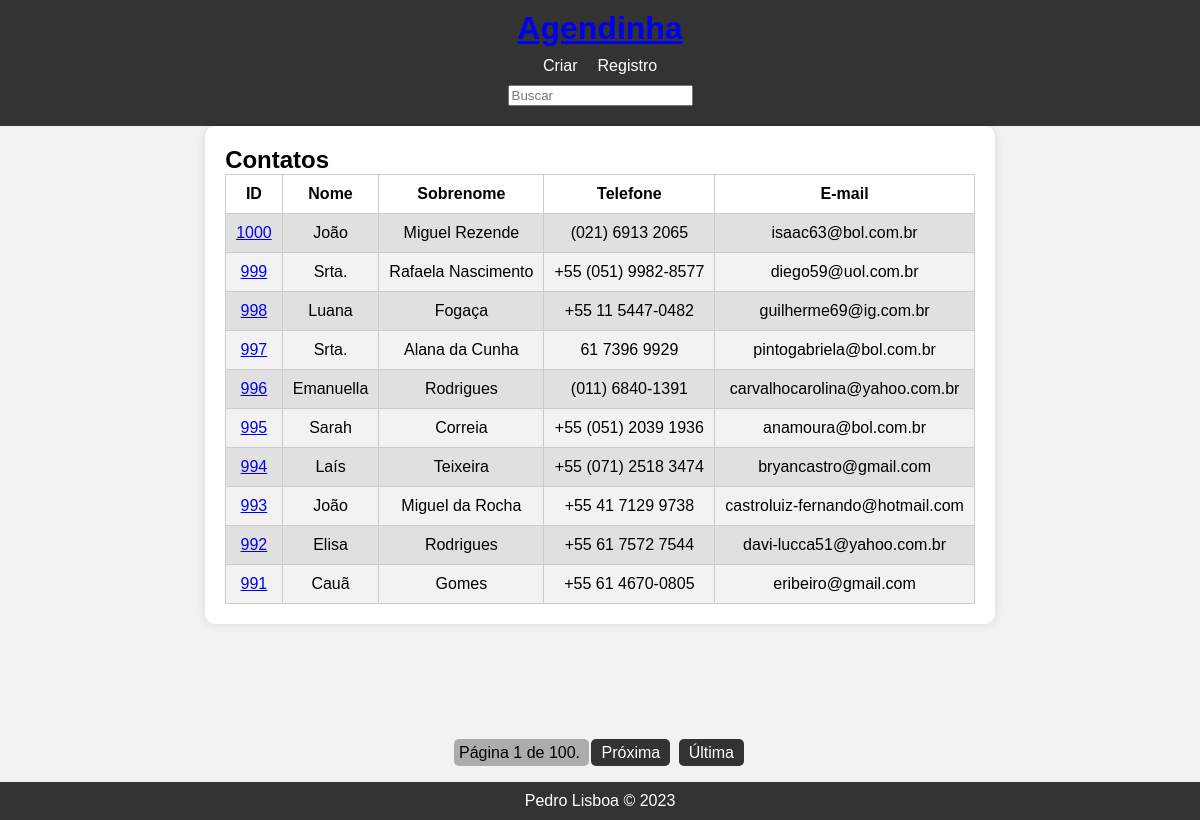
The app's page /, older data.
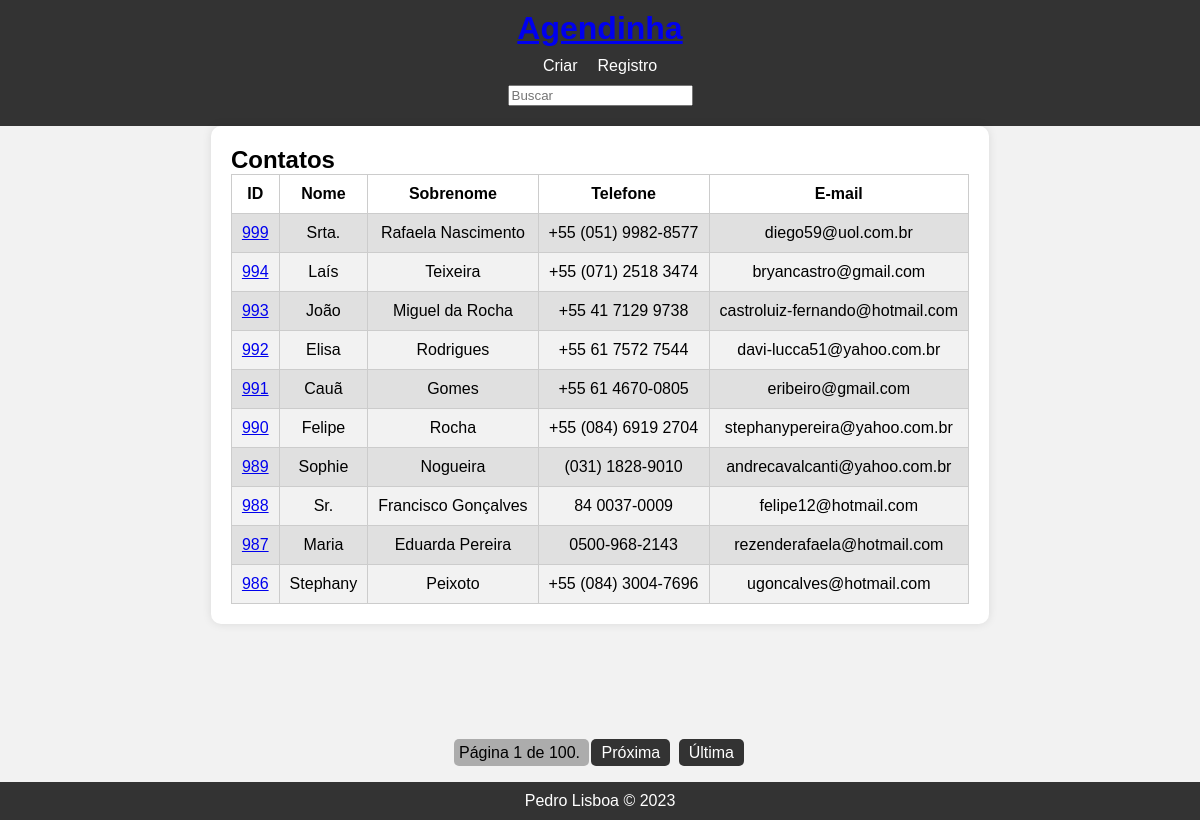
The same page, newer data.
### contato/models.py (models this page shows, shortened)
class Contato(models.Model):
    nome = models.CharField(max_length=50)
    sobrenome = models.CharField(max_length=50, blank=True)
    telefone = models.CharField(max_length=50)
    email = models.EmailField(max_length=254)
    data_de_criacao = models.DateTimeField(default=timezone.now)
    descricao = models.TextField(blank=True)
    mostrar = models.BooleanField(default=True)
    imagem = models.ImageField(blank=True, upload_to='imagens/%Y/%m')
    categoria = models.ForeignKey(
        Categoria,
        on_delete=models.SET_NULL,
        blank=True,
        null=True)
    dono = models.ForeignKey(
        User,
        on_delete=models.SET_NULL,
        blank=True,
        null=True)
    class Meta:
        verbose_name = 'Cantato'
        verbose_name_plural = 'Contatos'

### contato/views/contato_views.py (the view)
# urls.py: path('', index, name='index'),
def index(request):
    contatos = Contato.objects.filter(mostrar=True).order_by('-id')
    paginator = Paginator(contatos, 10)
    page_number = request.GET.get("page")
    page_obj = paginator.get_page(page_number)
    context = {
        'contatos': page_obj,
    }
    return render(request, 'index.html', context)

### contato/templates/index.html (shortened to what this page needs)
{% extends "base.html" %}
{% block conteudo %}
    <div class="container__main">
        <div class="container__contatos">
            <h2>Contatos</h2>
            <table>
                <thead>
                    <tr>
                        <th>ID</th>
                        <th>Nome</th>
                        <th>Sobrenome</th>
                        <th>Telefone</th>
                        <th>E-mail</th>
                    </tr>
                </thead>
                <tbody>
                    {% for contato in contatos %}
                        <tr>
                            <td>
                                <a href="{% url 'contato_unico' contato.id %}">{{contato.id}}</a>
                            </td>
                            <td>{{contato.nome}}</td>
                            <td>{{contato.sobrenome}}</td>
                            <td>{{contato.telefone}}</td>
                            <td>{{contato.email}}</td>
                        </tr>
                    {% endfor %}
                </tbody>
            </table>
        </div>
    </div>
    {% include "pagination.html" %}
{% endblock conteudo %}

Row changes from the older to the newer data that the page shows:
no longer on this page (row edited): Contato: id "1000", nome "João", sobrenome "Miguel Rezende", telefone "(021) 6913 2065", email "isaac63@bol.com.br"
no longer on this page (row edited): Contato: id "998", nome "Luana", sobrenome "Fogaça", telefone "+55 11 5447-0482", email "guilherme69@ig.com.br"
no longer on this page (row edited): Contato: id "997", nome "Srta.", sobrenome "Alana da Cunha", telefone "61 7396 9929", email "pintogabriela@bol.com.br"
no longer on this page (row edited): Contato: id "996", nome "Emanuella", sobrenome "Rodrigues", telefone "(011) 6840-1391", email "carvalhocarolina@yahoo.com.br"
no longer on this page (row edited): Contato: id "995", nome "Sarah", sobrenome "Correia", telefone "+55 (051) 2039 1936", email "anamoura@bol.com.br"
now on this page (row unchanged): Contato: id "990", nome "Felipe", sobrenome "Rocha", telefone "+55 (084) 6919 2704", email "stephanypereira@yahoo.com.br"
now on this page (row unchanged): Contato: id "989", nome "Sophie", sobrenome "Nogueira", telefone "(031) 1828-9010", email "andrecavalcanti@yahoo.com.br"
now on this page (row unchanged): Contato: id "988", nome "Sr.", sobrenome "Francisco Gonçalves", telefone "84 0037-0009", email "felipe12@hotmail.com"
now on this page (row unchanged): Contato: id "987", nome "Maria", sobrenome "Eduarda Pereira", telefone "0500-968-2143", email "rezenderafaela@hotmail.com"
now on this page (row unchanged): Contato: id "986", nome "Stephany", sobrenome "Peixoto", telefone "+55 (084) 3004-7696", email "ugoncalves@hotmail.com"
